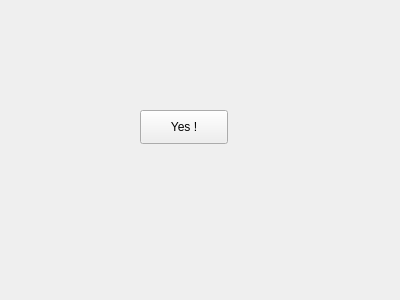
<?xml version="1.0" encoding="UTF-8"?>
<ui version="4.0">
 <class>Tab</class>
 <widget class="QWidget" name="Tab">
  <property name="geometry">
   <rect>
    <x>0</x>
    <y>0</y>
    <width>400</width>
    <height>300</height>
   </rect>
  </property>
  <property name="windowTitle">
   <string>Form</string>
  </property>
  <widget class="QPushButton" name="pushButton">
   <property name="geometry">
    <rect>
     <x>140</x>
     <y>110</y>
     <width>88</width>
     <height>34</height>
    </rect>
   </property>
   <property name="text">
    <string>Yes !</string>
   </property>
  </widget>
 </widget>
 <resources/>
 <connections/>
</ui>
